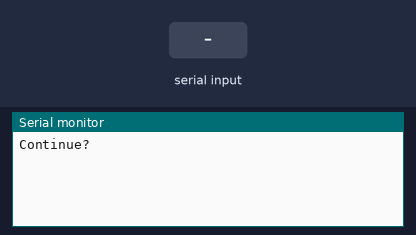
A sketch run on a simulated Arduino Uno, built with avr-gcc and run on an emulated ATmega328P. On the bench: the last lines printed to the serial monitor. The inputs (shaded band) are chosen by the test bench.

Above: at 1.2 s.
1.3 s: "CRAP\n" received over Serial
At 1.6 s:
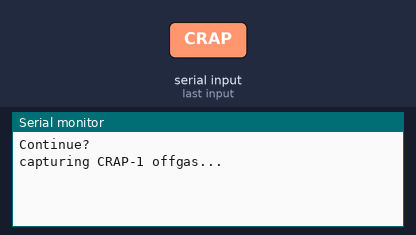
2.8 s: "CRAP\n" received over the second serial link
At 3.2 s:
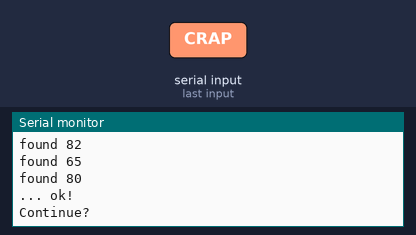
4.3 s: "1\n" received over Serial
At 5.0 s:
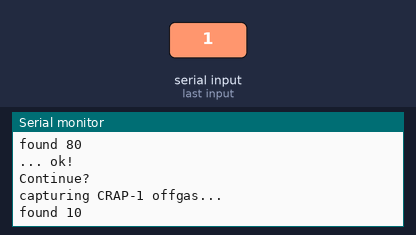
5.8 s: "CRAP\n" received over the second serial link
At 6.8 s:
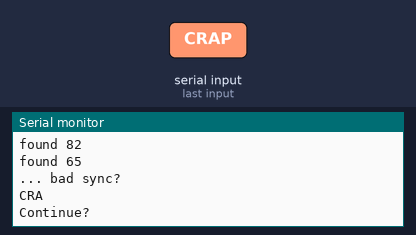
Timing chart, 0 to 8.3 s (numbered marks = the images above; inputs shaded):
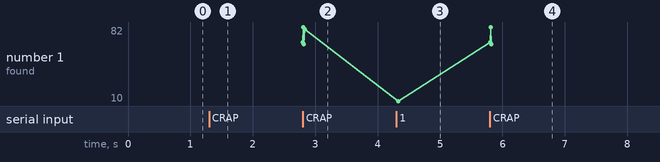

The sketch:

ardufart.ino
```cpp
#include <SoftwareSerial.h>
#include <string.h>
SoftwareSerial ass(2, 3);
char pbuf[32];

void setup() {
  Serial.begin(9600);
  ass.begin(9600);
  ass.listen();
}

void shuffle() {
  if (ass.available())
    Serial.write(ass.read());
   if (Serial.available())
    ass.write(Serial.read());
}

enum state {
  start, handshake, stream
} st = start;

bool do_handshake() {
  Serial.println("capturing CRAP-1 offgas...");
  ass.write('P');
  ass.write('A');
  ass.write('R');
  ass.write('C');
  char buf[5] = {0};
  int i = 0;
  while (i != 4) {
    while (!ass.available()) {
      delayMicroseconds(800);
      if(Serial.available()) {
        Serial.read(); st = start;
      }
    }
    buf[i++] = ass.read();
    sprintf(pbuf, "found %d\n", buf[i-1]);
    Serial.print(pbuf);
  }
  if (strncmp(buf, "CRAP", 4) == 0) {
    Serial.println("... ok!");
    return true;
  }
  Serial.write("... bad sync? ");
  Serial.write(buf);
  Serial.write('\n');
  return false;
}

void loop() {
  switch (st) {
    case start:
        Serial.println("Continue?");
        while(!Serial.available()) { }
        Serial.read();
        st = handshake;
        break;
    case handshake:
      if (do_handshake()) {
        st = stream;
      }
      st = start;
      break;
    case stream:
      shuffle();
      break;
  }
}
```

Measured:
- after the input at 1.3 s, the serial monitor: prints a new line at once (image 1)
- after the input at 2.8 s, the serial monitor: prints a new line at once (image 2)
- after the input at 4.3 s, the serial monitor: prints a new line at once (image 3)
- after the input at 5.8 s, the serial monitor: prints a new line at once (image 4)
- plotted number 1: 80 → 10 after the input at 4.3 s
